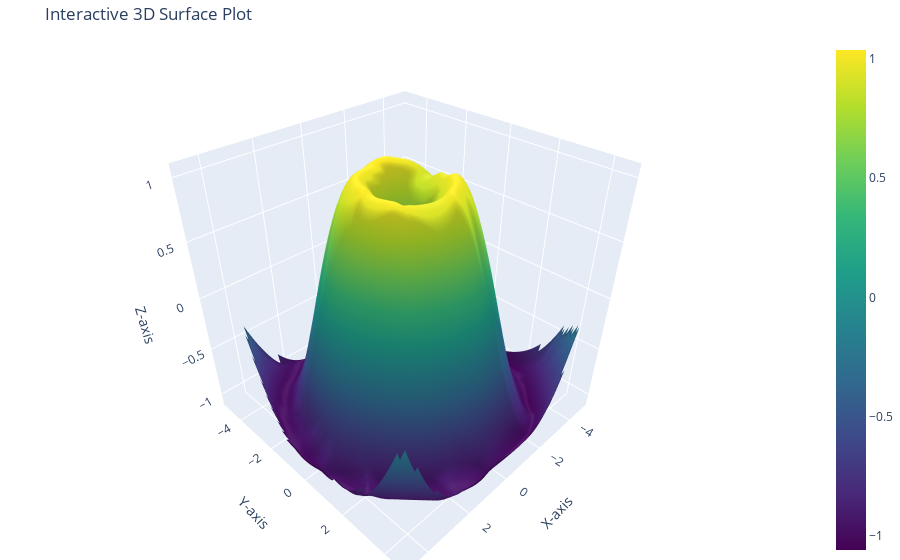

The cell this chart's notebook holds for it:
### Code cell
import plotly.graph_objects as go
import numpy as np
from scipy.interpolate import griddata

# Example irregular data
x = np.random.rand(100) * 10 - 5
y = np.random.rand(100) * 10 - 5
z = np.sin(np.sqrt(x**2 + y**2))

# Create a regular grid
grid_x, grid_y = np.linspace(min(x), max(x), 100), np.linspace(min(y), max(y), 100)
grid_X, grid_Y = np.meshgrid(grid_x, grid_y)

# Interpolate data
grid_Z = griddata((x, y), z, (grid_X, grid_Y), method='cubic')

# Create the surface plot
fig = go.Figure(data=[go.Surface(z=grid_Z, x=grid_x, y=grid_y, colorscale='Viridis')])

# Customize layout
fig.update_layout(
    title='Interactive 3D Surface Plot',
    scene=dict(
        xaxis_title='X-axis',
        yaxis_title='Y-axis',
        zaxis_title='Z-axis'
    ),
    margin=dict(l=0, r=0, t=40, b=0)
)

# Show plot
fig.show()

### Figure 1 — Plotly figure (JSON) as saved in the notebook; plotly's stock layout.template omitted (floating-point values rounded to 4 significant figures; data arrays with more than 128 entries replaced by an {"elided": "..."} marker saying what was removed)
{"data": [{"colorscale": [[0, "#440154"], [0.1111, "#482878"], [0.2222, "#3e4989"], [0.3333, "#31688e"], [0.4444, "#26828e"], [0.5556, "#1f9e89"], [0.6667, "#35b779"], [0.7778, "#6ece58"], [0.8889, "#b5de2b"], [1, "#fde725"]], "type": "surface", "x": [-4.989, -4.889, -4.79, -4.69, -4.591, -4.491, -4.392, -4.292, -4.193, -4.094, -3.994, -3.895, -3.795, -3.696, -3.596, -3.497, -3.397, -3.298, -3.199, -3.099, -3.0, -2.9, -2.801, -2.701, -2.602, -2.502, -2.403, -2.303, -2.204, -2.105, -2.005, -1.906, -1.806, -1.707, -1.607, -1.508, -1.408, -1.309, -1.209, -1.11, -1.011, -0.9111, -0.8117, -0.7122, -0.6128, -0.5133, -0.4139, -0.3144, -0.215, -0.1155, -0.01607, 0.08338, 0.1828, 0.2823, 0.3817, 0.4812, 0.5806, 0.6801, 0.7795, 0.879, 0.9784, 1.078, 1.177, 1.277, 1.376, 1.476, 1.575, 1.675, 1.774, 1.873, 1.973, 2.072, 2.172, 2.271, 2.371, 2.47, 2.57, 2.669, 2.769, 2.868, 2.967, 3.067, 3.166, 3.266, 3.365, 3.465, 3.564, 3.664, 3.763, 3.863, 3.962, 4.061, 4.161, 4.26, 4.36, 4.459, 4.559, 4.658, 4.758, 4.857], "y": [-4.99, -4.892, -4.794, -4.696, -4.597, -4.499, -4.401, -4.303, -4.204, -4.106, -4.008, -3.91, -3.811, -3.713, -3.615, -3.517, -3.418, -3.32, -3.222, -3.124, -3.025, -2.927, -2.829, -2.731, -2.632, -2.534, -2.436, -2.338, -2.239, -2.141, -2.043, -1.945, -1.847, -1.748, -1.65, -1.552, -1.454, -1.355, -1.257, -1.159, -1.061, -0.9623, -0.8641, -0.7658, -0.6676, -0.5694, -0.4711, -0.3729, -0.2746, -0.1764, -0.07815, 0.02009, 0.1183, 0.2166, 0.3148, 0.4131, 0.5113, 0.6095, 0.7078, 0.806, 0.9043, 1.003, 1.101, 1.199, 1.297, 1.395, 1.494, 1.592, 1.69, 1.788, 1.887, 1.985, 2.083, 2.181, 2.28, 2.378, 2.476, 2.574, 2.673, 2.771, 2.869, 2.967, 3.066, 3.164, 3.262, 3.36, 3.459, 3.557, 3.655, 3.753, 3.852, 3.95, 4.048, 4.146, 4.244, 4.343, 4.441, 4.539, 4.637, 4.736], "z": {"elided": "100x100 float values"}}], "layout": {"margin": {"b": 0, "l": 0, "r": 0, "t": 40}, "scene": {"xaxis": {"title": {"text": "X-axis"}}, "yaxis": {"title": {"text": "Y-axis"}}, "zaxis": {"title": {"text": "Z-axis"}}}, "title": {"text": "Interactive 3D Surface Plot"}}}
